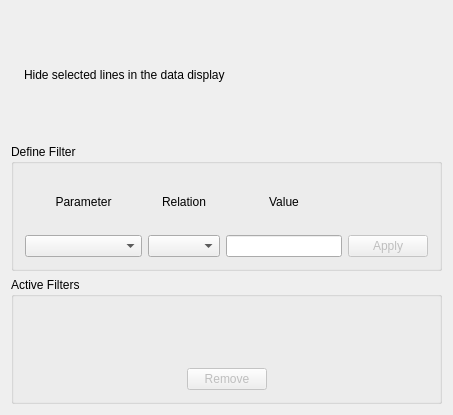
<?xml version="1.0" encoding="UTF-8"?>
<ui version="4.0">
 <class>DataFilterDialogBase</class>
 <widget class="QDialog" name="DataFilterDialogBase">
  <property name="geometry">
   <rect>
    <x>0</x>
    <y>0</y>
    <width>453</width>
    <height>415</height>
   </rect>
  </property>
  <property name="windowTitle">
   <string>Data Filters</string>
  </property>
  <layout class="QVBoxLayout">
   <item>
    <layout class="QHBoxLayout">
     <item>
      <widget class="QLabel" name="pixmapLabel2">
       <property name="sizePolicy">
        <sizepolicy hsizetype="Fixed" vsizetype="Fixed">
         <horstretch>0</horstretch>
         <verstretch>0</verstretch>
        </sizepolicy>
       </property>
       <property name="pixmap">
        <pixmap resource="perftrack.qrc">:/filtericon32x32.png</pixmap>
       </property>
       <property name="scaledContents">
        <bool>false</bool>
       </property>
       <property name="wordWrap">
        <bool>false</bool>
       </property>
      </widget>
     </item>
     <item>
      <widget class="QLabel" name="textLabel6">
       <property name="text">
        <string>Hide selected lines in the data display</string>
       </property>
       <property name="alignment">
        <set>Qt::AlignVCenter</set>
       </property>
       <property name="wordWrap">
        <bool>true</bool>
       </property>
      </widget>
     </item>
    </layout>
   </item>
   <item>
    <widget class="Q3GroupBox" name="groupBox2">
     <property name="title">
      <string>Define Filter</string>
     </property>
     <layout class="QGridLayout">
      <item row="0" column="2">
       <widget class="QLabel" name="textLabel3">
        <property name="text">
         <string>Value</string>
        </property>
        <property name="alignment">
         <set>Qt::AlignCenter</set>
        </property>
        <property name="wordWrap">
         <bool>false</bool>
        </property>
       </widget>
      </item>
      <item row="1" column="2">
       <widget class="QLineEdit" name="valueLineEdit"/>
      </item>
      <item row="0" column="0">
       <widget class="QLabel" name="textLabel1">
        <property name="text">
         <string>Parameter</string>
        </property>
        <property name="alignment">
         <set>Qt::AlignCenter</set>
        </property>
        <property name="wordWrap">
         <bool>false</bool>
        </property>
       </widget>
      </item>
      <item row="1" column="1">
       <widget class="QComboBox" name="relationComboBox"/>
      </item>
      <item row="0" column="1">
       <widget class="QLabel" name="textLabel2">
        <property name="text">
         <string>Relation</string>
        </property>
        <property name="alignment">
         <set>Qt::AlignCenter</set>
        </property>
        <property name="wordWrap">
         <bool>false</bool>
        </property>
       </widget>
      </item>
      <item row="1" column="0">
       <widget class="QComboBox" name="parameterComboBox">
        <property name="sizePolicy">
         <sizepolicy hsizetype="MinimumExpanding" vsizetype="Fixed">
          <horstretch>0</horstretch>
          <verstretch>0</verstretch>
         </sizepolicy>
        </property>
        <item>
         <property name="text">
          <string/>
         </property>
        </item>
       </widget>
      </item>
      <item row="1" column="3">
       <widget class="QPushButton" name="applyFilterPushButton">
        <property name="enabled">
         <bool>false</bool>
        </property>
        <property name="text">
         <string>Apply</string>
        </property>
        <property name="default">
         <bool>true</bool>
        </property>
       </widget>
      </item>
     </layout>
    </widget>
   </item>
   <item>
    <widget class="Q3GroupBox" name="groupBox3">
     <property name="title">
      <string>Active Filters</string>
     </property>
     <layout class="QVBoxLayout">
      <item>
       <widget class="Q3ListBox" name="filterListBox">
        <property name="selectionMode">
         <enum>Q3ListBox::Extended</enum>
        </property>
       </widget>
      </item>
      <item>
       <layout class="QHBoxLayout">
        <item>
         <spacer name="spacer1">
          <property name="orientation">
           <enum>Qt::Horizontal</enum>
          </property>
          <property name="sizeType">
           <enum>QSizePolicy::Expanding</enum>
          </property>
          <property name="sizeHint" stdset="0">
           <size>
            <width>40</width>
            <height>20</height>
           </size>
          </property>
         </spacer>
        </item>
        <item>
         <widget class="QPushButton" name="removeFilterPushButton">
          <property name="enabled">
           <bool>false</bool>
          </property>
          <property name="text">
           <string>Remove</string>
          </property>
          <property name="autoDefault">
           <bool>false</bool>
          </property>
         </widget>
        </item>
        <item>
         <spacer name="spacer2">
          <property name="orientation">
           <enum>Qt::Horizontal</enum>
          </property>
          <property name="sizeType">
           <enum>QSizePolicy::Expanding</enum>
          </property>
          <property name="sizeHint" stdset="0">
           <size>
            <width>40</width>
            <height>20</height>
           </size>
          </property>
         </spacer>
        </item>
       </layout>
      </item>
     </layout>
    </widget>
   </item>
  </layout>
 </widget>
 <layoutdefault spacing="6" margin="11"/>
 <customwidgets>
  <customwidget>
   <class>Q3GroupBox</class>
   <extends>QGroupBox</extends>
   <header>Qt3Support/Q3GroupBox</header>
   <container>1</container>
  </customwidget>
  <customwidget>
   <class>Q3Frame</class>
   <extends>QFrame</extends>
   <header>Qt3Support/Q3Frame</header>
   <container>1</container>
  </customwidget>
  <customwidget>
   <class>Q3ListBox</class>
   <extends>Q3Frame</extends>
   <header>q3listbox.h</header>
  </customwidget>
 </customwidgets>
 <resources>
  <include location="perftrack.qrc"/>
 </resources>
 <connections/>
</ui>
